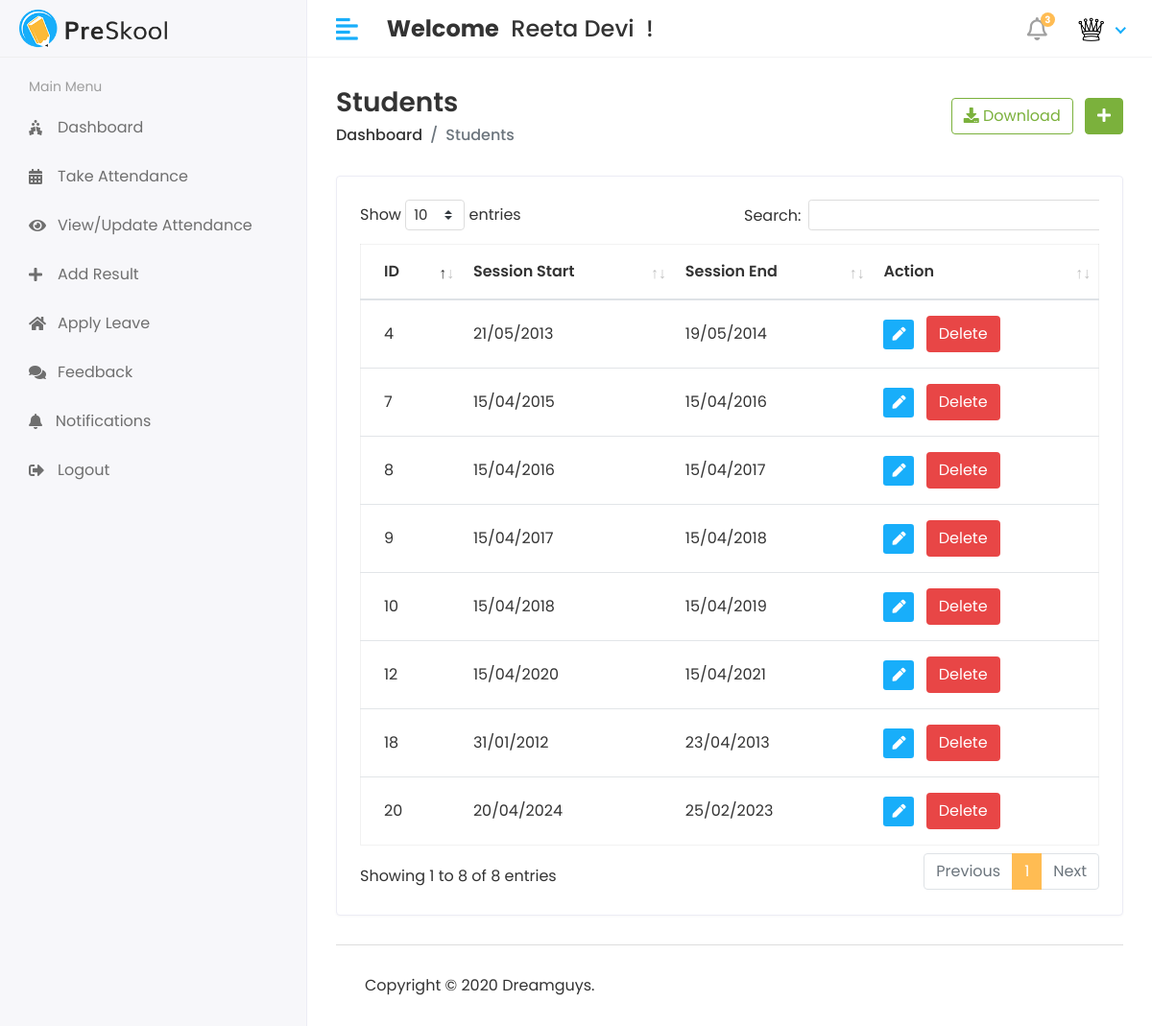
The app's page /Hod/Session/view (signed in), older data.
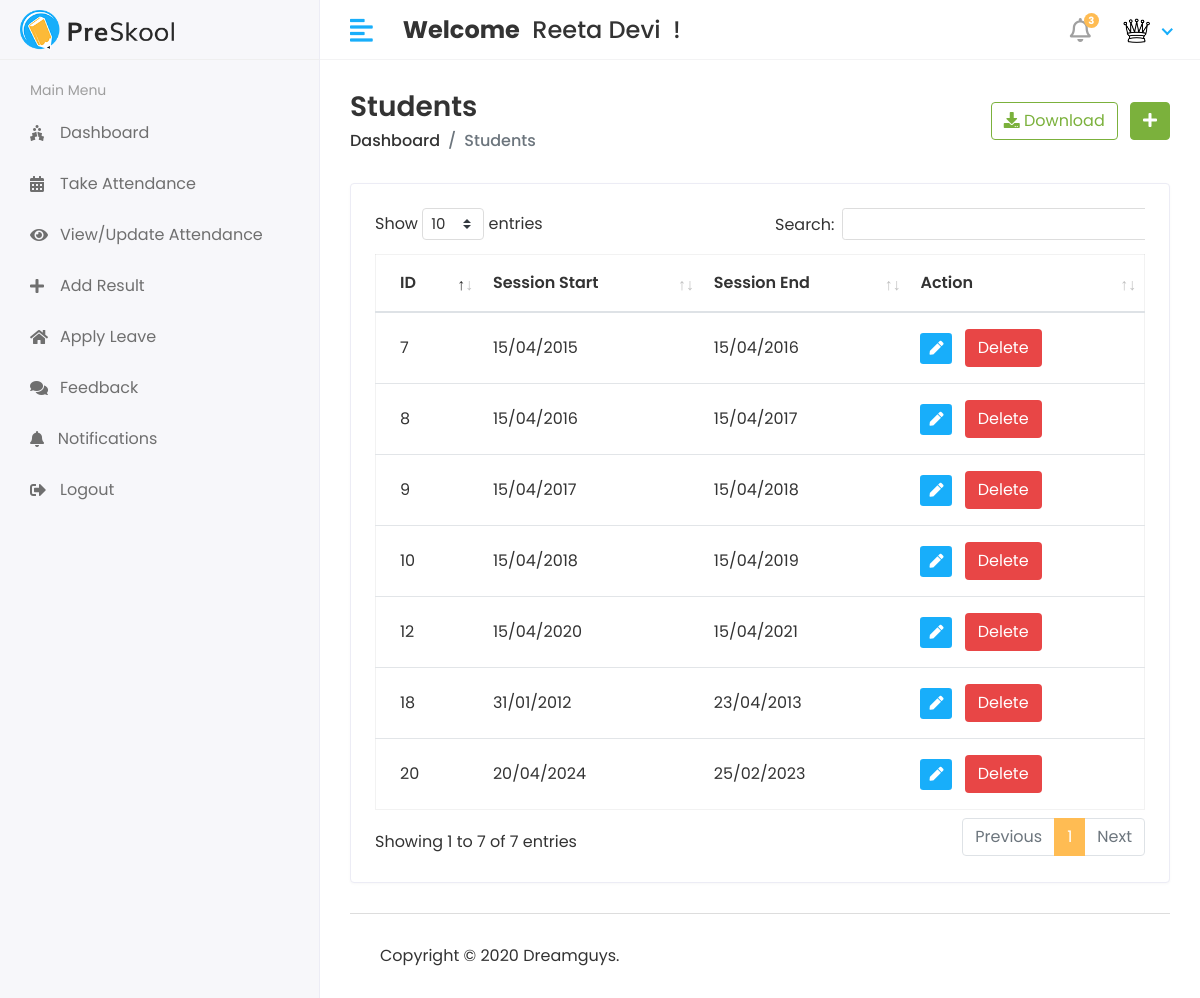
The same page, newer data.
### myApp/models.py (models this page shows, shortened)
class SessionYear(models.Model):
  objects = None
  session_start = models.CharField(max_length=50)
  session_end = models.CharField(max_length=50)

### StudentManagementProject/Hod_Views.py (the view)
@login_required(login_url='/')
def view_session(request):
  session = SessionYear.objects.all()
  context = {
    "sessions": session
  }
  return render(request, 'Hod/view_session.html', context)

### templates/Hod/view_session.html (shortened to what this page needs)
{% extends 'base.html' %}
{% block content %}
{% load static %}
<div class="page-header">
  <div class="row align-items-center">
    <div class="col">
      <h3 class="page-title">Students</h3>
      <ul class="breadcrumb">
        <li class="breadcrumb-item"><a href="{% url 'hod_home' %}">Dashboard</a></li>
        <li class="breadcrumb-item active">Students</li>
      </ul>
    </div>
    <div class="col-auto text-right float-right ml-auto">
      <a href="#" class="btn btn-outline-success mr-2"><i class="fas fa-download"></i> Download</a>
      <a href="{% url 'add_session' %}" class="btn btn-success"><i class="fas fa-plus"></i></a>
    </div>
  </div>
</div>
<div class="row">
  <div class="col-sm-12">
    <div class="card card-table">
      <div class="card-body">
        <div class="table-responsive">
          <table id="table_id" class="table table-hover table-center mb-0">
            <thead>
            <tr>
              <th>ID</th>
              <th>Session Start</th>
              <th>Session End</th>
              <th class="text-left">Action</th>
            </tr>
            </thead>
            <tbody>
            {% for i in sessions %}
            <tr>
              <td>{{i.id}}</td>
              <td>{{i.session_start}}</td>
              <td>{{i.session_end}}</td>
              <td>
                <div class="actions">
                  <a href="{% url 'edit_session' i.id %}" class="btn btn-sm bg-success-light mr-2">
                    <i class="fas fa-pen"></i>
                  </a>
                  <a href="{% url 'delete_session' i.id %}" class="btn btn bg-danger text-white">
                     Delete
                  </a>
                </div>
              </td>
            </tr>
            {% endfor %}
            </tbody>
          </table>
        </div>
      </div>
    </div>
  </div>
</div>
{% endblock %}

Row changes from the older to the newer data that the page shows:
removed SessionYear: id "4", session_start "21/05/2013", session_end "19/05/2014"
Text that changed along with them:
text written by a page script: "Show entries Search: Showing 1 to 8 of 8 entries Previous 1 Next" → "Show entries Search: Showing 1 to 7 of 7 entries Previous 1 Next"
